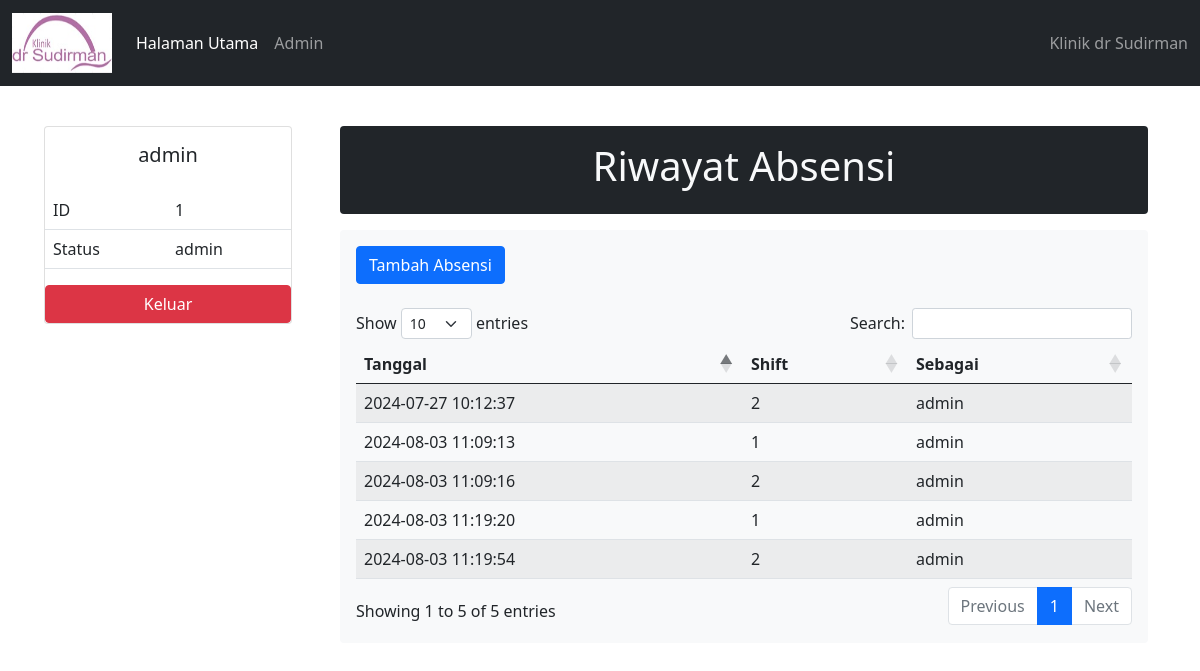
/home.php (signed in), run on the app's committed database.
### tables this page shows
CREATE TABLE `log` (
  `id` int(11) NOT NULL,
  `id_pengguna` int(11) NOT NULL,
  `shift` set('1','2') NOT NULL,
  `waktu` datetime NOT NULL DEFAULT current_timestamp(),
  `status` set('perawat','dokter','admin') NOT NULL
);

### home.php (the view, shortened to what this page needs)
<?php include 'koneksi.php'; include 'login.php'; include 'modal-cp.php';
if(isset($_SESSION[ 'username'])){ ?>
<!doctype html>
<html lang="en">
<head>
    <link href="https://cdn.jsdelivr.net/npm/bootstrap@5.0.0-beta3/dist/css/bootstrap.min.css" rel="stylesheet"
>
    <link rel="stylesheet" type="text/css" href="https://cdn.datatables.net/1.10.25/css/dataTables.bootstrap5.min.css">
</head>
<body>
    <nav class="navbar navbar-expand-lg navbar-dark bg-dark">
        <div class="container-fluid">
            <a class="navbar-brand" href="#">
                <img src="img/logo.jpg" alt="" width="100" height="60"
                    class="d-inline-block align-text-top">
            </a>
            <div class="collapse navbar-collapse" id="navbarText">
                <ul class="navbar-nav me-auto mb-2 mb-lg-0">
                    <li class="nav-item"> <a class="nav-link active" aria-current="page" href="#">Halaman
                            Utama</a>
                    </li>
                    <?php if ($_SESSION['status'] == 'admin') {
                        echo '
                                        <li class="nav-item">
                                            <a class="nav-link " aria-current="page" href="admin.php">Admin</a>
                                        </li>';
                    } ?>
                </ul> <span class="navbar-text text-center">
                    Klinik dr Sudirman
                </span>
            </div>
        </div>
    </nav>
    <div class="container-fluid">
        <div class="p-4 rounded">
            <div class="table">
                <div class="row">
                    <div class="col-md-3">
                        <div class="container-fluid">
                            <div class="card mt-2 p-0" style="width: auto;">
                                <div class="card-body text-center">
                                    <h5 class="card-title"><?php echo $_SESSION['nama']; ?></h5>
                                </div>
                                <table class="table align-middle">
                                    <tr>
                                        <td>ID</td>
                                        <td>
                                            <?php echo $_SESSION['id']; ?>
                                        </td>
                                    </tr>
                                    <tr>
                                        <td>Status</td>
                                        <td>
                                            <?php echo $_SESSION['status']; ?>
                                        </td>
                                    </tr>
                                </table>
                                <div class="row">
                                    <div class="col">
                                        <a href="logout.php">
                                            <button class="w-100 btn btn-danger" type="button">Keluar</button>
                                        </a>
                                    </div>
                                </div>
                            </div>
                        </div>
                    </div>
                    <div class="col-md-9">
                        <div class="tab-content" id="nav-tabContent">
                            <div class="tab-pane fade show active" id="nav-kategori" role="tabpanel"
                                aria-labelledby="nav-kategori-tab">
                                <div class="table">
                                    <div class="row">
                                        <div class="col">
                                            <div class="container-fluid">
                                                <div class="bg-dark p-3 rounded text-center text-light"> <b>
                                                        <h1>Riwayat Absensi</h1>
                                                    </b>
                                                </div>
                                            </div>
                                        </div>
                                    </div>
                                    <div class="row">
                                        <div class="col">
                                            <div class="container-fluid">
                                                <div class="bg-light p-3 rounded">
                                                    <div class="mb-4">
                                                        <button class="btn btn-primary" type="button"
                                                            data-bs-toggle="modal" data-bs-target="#exampleModal">Tambah
                                                            Absensi</button>
                                                    </div>
                                                    <div class="history">
                                                        <table class="table table-striped display" id="rekap"
                                                            data-page-length='10'>
                                                            <thead>
                                                                <tr>
                                                                    <th>Tanggal</th>
                                                                    <th>Shift</th>
                                                                    <th>Sebagai</th>
                                                                </tr>
                                                            </thead>
                                                            <tbody>
                                                                <?php $history = mysqli_query($conn, "SELECT * FROM log where id_pengguna = '$_SESSION[id]' order by waktu DESC");
                                                                while ($row = mysqli_fetch_array($history)) {
                                                                    echo '
                                                                                                                                <tr>
                                                                                                                                    <td>' .
                                                                        $row['waktu'] .
                                                                        '</td>
                                                                                                                                    <td>' .
                                                                        $row['shift'] .
                                                                        '</td>
                                                                                                                                    <td>' .
                                                                        $row['status'] .
                                                                        '</td>
                                                                                                                                </tr>';
                                                                }
                                                                ?>
                                                            </tbody>
                                                        </table>
                                                    </div>
                                                </div>
                                            </div>
                                        </div>
                                    </div>
                                </div>
                            </div>
                        </div>
                    </div>
                </div>
            </div>
        </div>
    </div>
</body>
</html>
<?php }elseif(!isset($_SESSION[ 'username'])){ header( "location:index.php?notif=belum login"); } ?>

### home.php (style rules this page uses)
body { background-color: 255-255-255; }

### data on the page
log: waktu "2024-08-03 11:19:54", shift "2", status "admin"
log: waktu "2024-08-03 11:19:20", shift "1", status "admin"
log: waktu "2024-08-03 11:09:16", shift "2", status "admin"
log: waktu "2024-08-03 11:09:13", shift "1", status "admin"
log: waktu "2024-07-27 10:12:37", shift "2", status "admin"

### other printed values
$_SESSION['nama'] "admin"
$_SESSION['id'] "1"
$_SESSION['status'] "admin"
